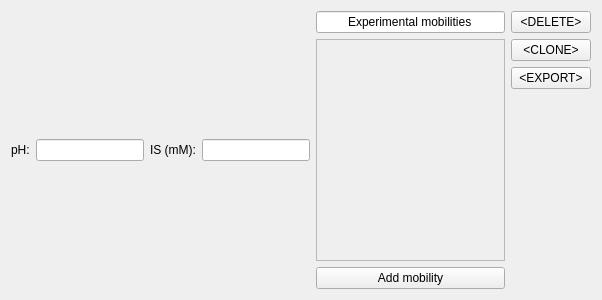
<?xml version="1.0" encoding="UTF-8"?>
<ui version="4.0">
 <class>BufferWidget</class>
 <widget class="QWidget" name="BufferWidget">
  <property name="geometry">
   <rect>
    <x>0</x>
    <y>0</y>
    <width>602</width>
    <height>300</height>
   </rect>
  </property>
  <property name="windowTitle">
   <string>Form</string>
  </property>
  <layout class="QHBoxLayout" name="horizontalLayout">
   <item>
    <layout class="QVBoxLayout" name="qvlay_composition" stretch="0">
     <item>
      <layout class="QHBoxLayout" name="horizontalLayout_2">
       <property name="spacing">
        <number>6</number>
       </property>
       <item>
        <widget class="QLabel" name="ql_pH">
         <property name="sizePolicy">
          <sizepolicy hsizetype="Preferred" vsizetype="Fixed">
           <horstretch>0</horstretch>
           <verstretch>0</verstretch>
          </sizepolicy>
         </property>
         <property name="text">
          <string>pH:</string>
         </property>
        </widget>
       </item>
       <item>
        <widget class="FloatingValueLineEdit" name="qle_pH">
         <property name="readOnly">
          <bool>true</bool>
         </property>
        </widget>
       </item>
       <item>
        <widget class="QLabel" name="ql_ionicStrength">
         <property name="sizePolicy">
          <sizepolicy hsizetype="Preferred" vsizetype="Fixed">
           <horstretch>0</horstretch>
           <verstretch>0</verstretch>
          </sizepolicy>
         </property>
         <property name="text">
          <string>IS (mM):</string>
         </property>
        </widget>
       </item>
       <item>
        <widget class="FloatingValueLineEdit" name="qle_ionicStrength">
         <property name="readOnly">
          <bool>true</bool>
         </property>
        </widget>
       </item>
      </layout>
     </item>
    </layout>
   </item>
   <item>
    <layout class="QVBoxLayout" name="qvlay_expValues" stretch="0,0,0">
     <item>
      <widget class="QLineEdit" name="qcap_expValues">
       <property name="sizePolicy">
        <sizepolicy hsizetype="MinimumExpanding" vsizetype="Fixed">
         <horstretch>0</horstretch>
         <verstretch>0</verstretch>
        </sizepolicy>
       </property>
       <property name="text">
        <string>Experimental mobilities</string>
       </property>
       <property name="frame">
        <bool>true</bool>
       </property>
       <property name="alignment">
        <set>Qt::AlignCenter</set>
       </property>
       <property name="readOnly">
        <bool>true</bool>
       </property>
       <property name="clearButtonEnabled">
        <bool>false</bool>
       </property>
      </widget>
     </item>
     <item>
      <widget class="QScrollArea" name="qscr_expValues">
       <property name="sizePolicy">
        <sizepolicy hsizetype="Expanding" vsizetype="MinimumExpanding">
         <horstretch>0</horstretch>
         <verstretch>0</verstretch>
        </sizepolicy>
       </property>
       <property name="sizeAdjustPolicy">
        <enum>QAbstractScrollArea::AdjustToContents</enum>
       </property>
       <property name="widgetResizable">
        <bool>true</bool>
       </property>
       <widget class="QWidget" name="scrollAreaWidgetContents">
        <property name="geometry">
         <rect>
          <x>0</x>
          <y>0</y>
          <width>161</width>
          <height>202</height>
         </rect>
        </property>
       </widget>
      </widget>
     </item>
     <item>
      <layout class="QVBoxLayout" name="qvlay_expValuesInner">
       <item>
        <layout class="QHBoxLayout" name="qhlay_expValuesAdd">
         <item>
          <widget class="QPushButton" name="qpb_addExpValue">
           <property name="text">
            <string>Add mobility</string>
           </property>
          </widget>
         </item>
        </layout>
       </item>
      </layout>
     </item>
    </layout>
   </item>
   <item>
    <layout class="QVBoxLayout" name="qvlay_controls" stretch="0,0,0,0">
     <item>
      <widget class="QPushButton" name="qpb_remove">
       <property name="text">
        <string>&lt;DELETE&gt;</string>
       </property>
      </widget>
     </item>
     <item>
      <widget class="QPushButton" name="qpb_clone">
       <property name="text">
        <string>&lt;CLONE&gt;</string>
       </property>
      </widget>
     </item>
     <item>
      <widget class="QPushButton" name="qpb_export">
       <property name="text">
        <string>&lt;EXPORT&gt;</string>
       </property>
      </widget>
     </item>
     <item>
      <spacer name="verticalSpacer">
       <property name="orientation">
        <enum>Qt::Vertical</enum>
       </property>
       <property name="sizeHint" stdset="0">
        <size>
         <width>20</width>
         <height>40</height>
        </size>
       </property>
      </spacer>
     </item>
    </layout>
   </item>
  </layout>
 </widget>
 <customwidgets>
  <customwidget>
   <class>FloatingValueLineEdit</class>
   <extends>QLineEdit</extends>
   <header>src/ui/elementaries/floatingvaluelineedit.h</header>
  </customwidget>
 </customwidgets>
 <resources/>
 <connections/>
</ui>
